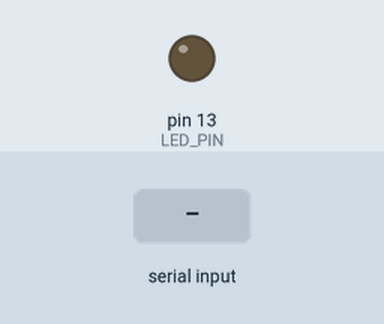
The sketch below on a simulated Arduino Leonardo, built with avr-gcc and run on an emulated ATmega32U4. Shown: output pins drawn as LEDs (lit = HIGH). The inputs (shaded band) are chosen by the test bench.

Above: at 1.2 s.
1.3 s: "A" received over Serial
At 2.0 s:
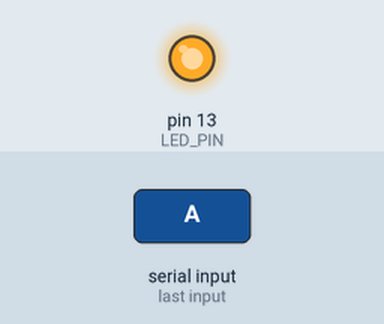
2.8 s: "B" received over Serial
At 3.1 s:
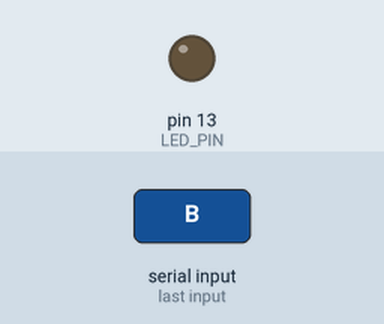
Timing chart, 0 to 5.8 s (numbered marks = the images above; inputs shaded):
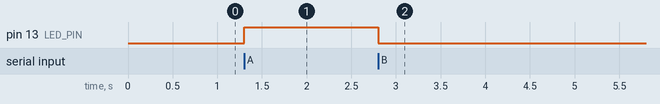

The sketch:

FCI_Gesture_LED.ino
```cpp
/*
  FCI Gesture Assistant - Arduino Leonardo
  Recibe:
    A -> encender LED
    B -> apagar LED
  Conecta un LED externo (con resistencia de 220-330 ohms) al pin 13
  y GND, o utiliza el LED integrado de la placa.
*/

const int LED_PIN = 13;

void setup() {
  pinMode(LED_PIN, OUTPUT);
  digitalWrite(LED_PIN, LOW);
  Serial.begin(9600);
}

void loop() {
  while (Serial.available() > 0) {
    char command = Serial.read();

    if (command == 'A') {
      digitalWrite(LED_PIN, HIGH);
    } else if (command == 'B') {
      digitalWrite(LED_PIN, LOW);
    }
  }
}
```

Measured:
- after the input at 1.3 s, pin 13 (LED_PIN): LOW → HIGH at once
- after the input at 2.8 s, pin 13 (LED_PIN): HIGH → LOW at once
